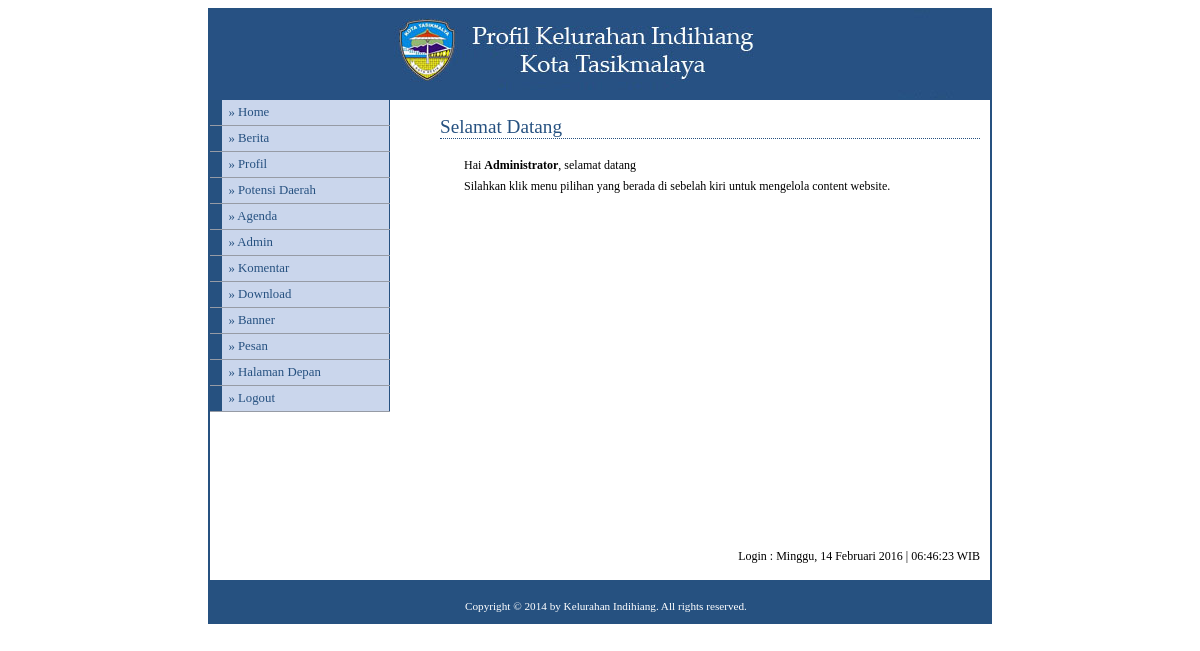
The app's page /login/media.php?module=home (signed in) with its own data.
### tables this page shows
CREATE TABLE IF NOT EXISTS `modul` (
  `id_modul` int(5) NOT NULL AUTO_INCREMENT,
  `nama_modul` varchar(50) NOT NULL,
  `link` varchar(100) NOT NULL,
  `static_content` text NOT NULL,
  `gambar` varchar(100) NOT NULL,
  `publish` enum('Y','N') NOT NULL,
  `status` enum('user','admin') NOT NULL,
  `aktif` enum('Y','N') NOT NULL,
  `urutan` int(5) NOT NULL,
  `link_seo` varchar(50) NOT NULL,
  PRIMARY KEY (`id_modul`)
);

### login/menu.php (the view, shortened to what this page needs)
<?php
if ($_SESSION[leveluser]=='admin'){
  $sql=mysql_query("select * from modul where aktif='Y' order by urutan");
}
else{
  $sql=mysql_query("select * from modul where status='user' and aktif='Y' order by urutan");
}
while ($m=mysql_fetch_array($sql)){
  echo "<li><a href='$m[link]'>&#187; $m[nama_modul]</a></li>";
}
?>

### login/style.css (style rules this page uses)
body { font-family: Tahoma; text-align: center; }
#menu li { width: 180px; border-bottom: 1px solid #969BA5; margin: 0; padding: 0; font-size: 80%; vertical-align: bottom; }
#menu a:link, #menu a:visited { display: block; padding: 5px 5px 5px 0.5em; border-left: 12px solid #265180; border-right: 1px solid #265180; background-color: #CAD6EC; color: #265180; text-decoration: none; }
a:link,a:visited { color:#265180; }

### records on screen
modul: nama_modul "Berita"
modul: nama_modul "Profil"
modul: nama_modul "Potensi Daerah"
modul: nama_modul "Agenda"
modul: nama_modul "Admin"
modul: nama_modul "Komentar"
modul: nama_modul "Download"
modul: nama_modul "Banner"
modul: nama_modul "Pesan"
modul: nama_modul "Halaman Depan"

### other values on screen
$_SESSION[namalengkap] "Administrator"
$hari_ini "Minggu"
